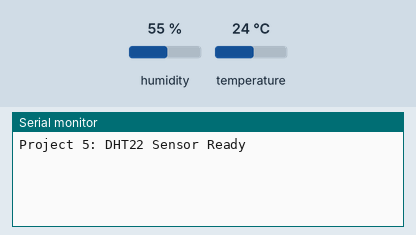
This sketch was run on a simulated Arduino Uno, built with avr-gcc and run on an emulated ATmega328P. Shown: the last lines printed to the serial monitor. The test bench sets the inputs (shaded band); at power-on: temperature 24 °C, humidity 55 %.

Above: at 3.2 s.
3.3 s: temperature set to 10.7 °C
At 5.5 s:
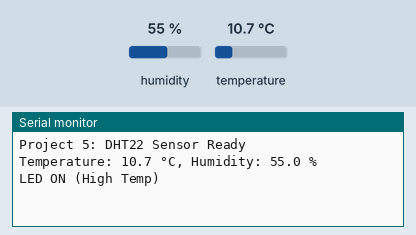
10.0 s: temperature set to 9.4 °C
At 10.7 s:
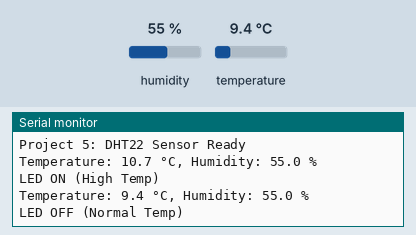

Measured:
- the behaviour switches between 10.1 and 10 °C on temperature (found by bisection; images 1 and 2)
- after the input at 3.3 s, the serial monitor: prints a new line after 1.7 s (image 1)
- after the input at 10.0 s, the serial monitor: prints a new line at once (image 2)

The sketch:

Project_5_temparature_sensor_interface.ino
```cpp
#include <DHT.h>

#define LED_PIN 0
#define DHT_PIN 2
#define DHT_TYPE DHT22
#define TEMP_THRESHOLD 10

DHT dht(DHT_PIN, DHT_TYPE);

void setup() {
  pinMode(LED_PIN, OUTPUT);
  digitalWrite(LED_PIN, LOW);
  Serial.begin(115200);
  dht.begin();
  delay(2000);
  Serial.println("Project 5: DHT22 Sensor Ready");
}

void loop() {
  static unsigned long lastReadTime = 0;
  if (millis() - lastReadTime > 5000) {
    float temp = dht.readTemperature();
    float humid = dht.readHumidity();

    if (isnan(temp) || isnan(humid)) {
      Serial.println("Failed to read DHT22");
    } else {

      Serial.print("Temperature: ");
      Serial.print(temp, 1);
      Serial.print(" °C, Humidity: ");
      Serial.print(humid, 1);
      Serial.println(" %");


      if (temp > TEMP_THRESHOLD) {
        digitalWrite(LED_PIN, HIGH);
        Serial.println("LED ON (High Temp)");
      } else {
        digitalWrite(LED_PIN, LOW);
        Serial.println("LED OFF (Normal Temp)");
      }
    }
    lastReadTime = millis();
  }
}
```
